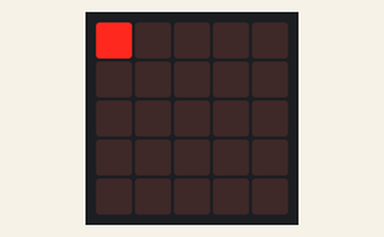
Recording of a program running on a simulated BBC micro:bit running MicroPython. On the bench: the board's 5×5 LED display.

Above: at 0.1 s.
At 1.1 s:
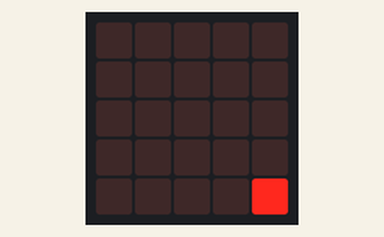
At 1.6 s:
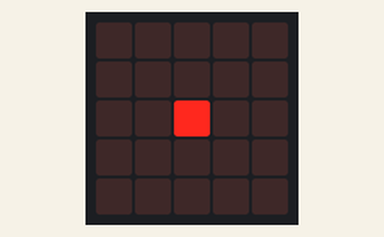

Measured:
- by itself, everything shown: repeats every 2.0 s, in 4 steps
- what the display in image 1 shows lasts 0.5 s, from 1.0 s to 1.5 s

The program:

microbit-Light_up_an_LED.py
```python
# Light up an LED on the matrix display.

from microbit import *

# Each "Image" is a 5x5 grid of numbers,
# where each number represents the brightness of the corresponding LED.
# The numbers can range from 0 (off) to 9 (fully on).
# Each row of the grid is separated by a colon ":".
val1 = Image("90000:""00000:""00000:""00000:""00000:")
val2 = Image("00000:""00000:""00900:""00000:""00000:")
val3 = Image("00000:""00000:""00000:""00000:""00009:")

while True:
    display.show(val1)
    sleep(500)
    display.show(val2)
    sleep(500)
    display.show(val3)
    sleep(500)
    display.show(val2)
    sleep(500)
```
